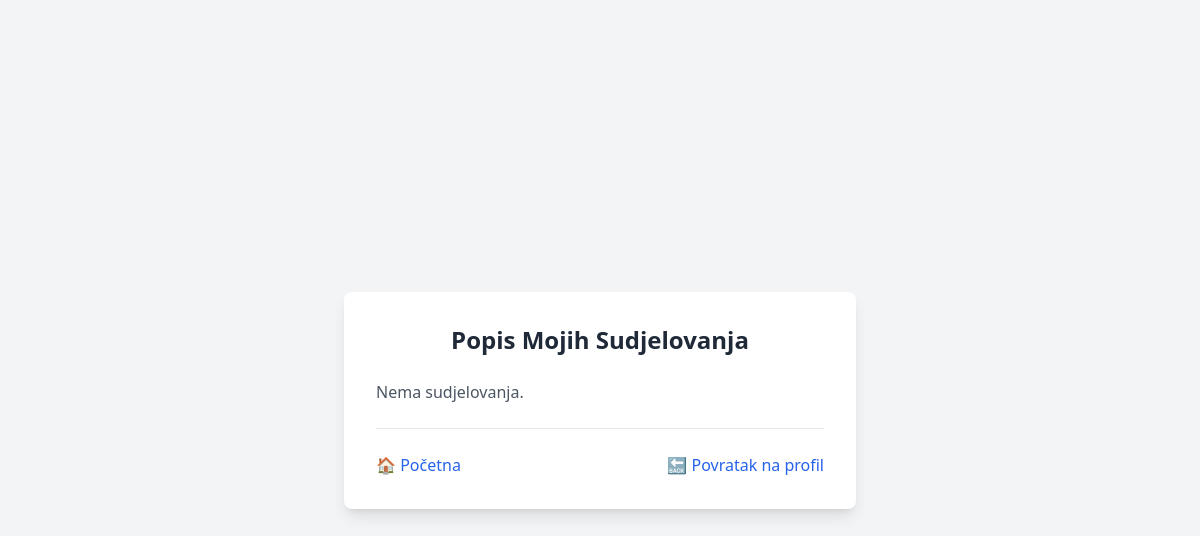
The page /participations/ (signed in) on the database as committed earlier.
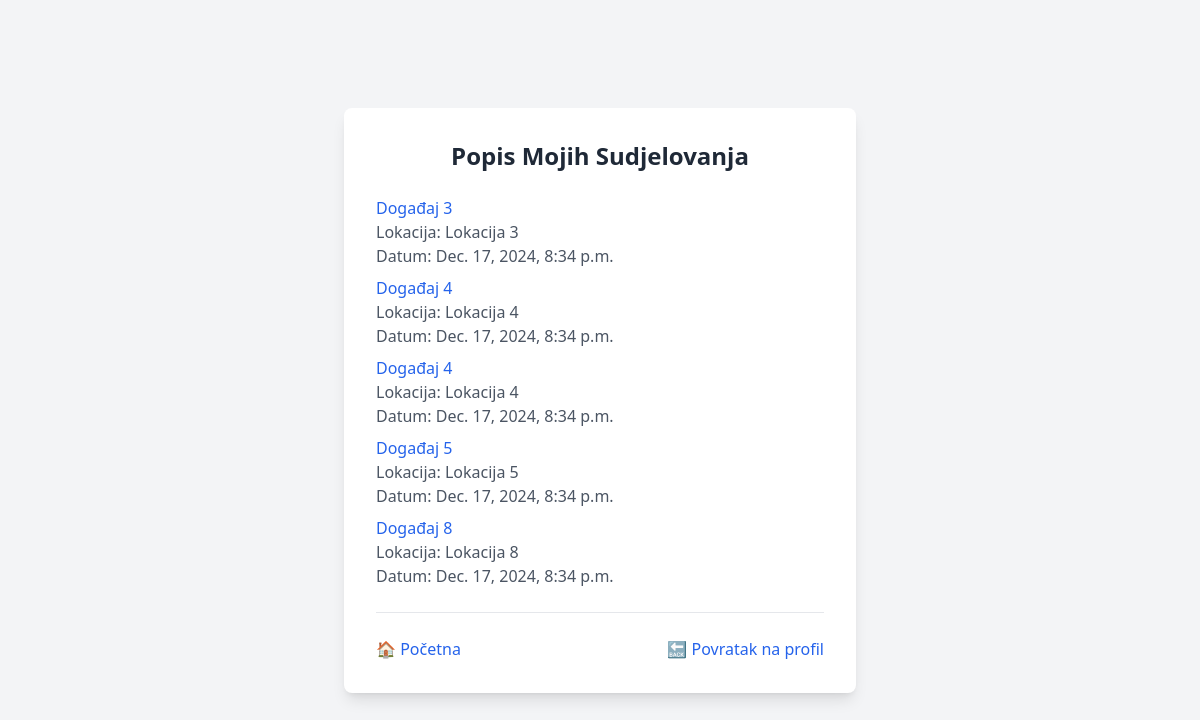
The same page on the database as committed later.
### main/models.py (models this page shows, shortened)
class Participation(models.Model):
    event = models.ForeignKey(Event, on_delete=models.CASCADE, related_name='participants')
    participant = models.ForeignKey(User, on_delete=models.CASCADE, related_name='participations')
    date_joined = models.DateTimeField(auto_now_add=True)
    class Meta:
        default_permissions = ()
        permissions = [
            ("add_participation", "Can add participation"),
            ("view_participation", "Can view participation"),
        ]

class Event(models.Model):
    title = models.CharField(max_length=200)
    description = models.TextField()
    date = models.DateTimeField()
    location = models.CharField(max_length=255)
    organizer = models.ForeignKey(User, on_delete=models.CASCADE)
    created_at = models.DateTimeField(auto_now_add=True)
    updated_at = models.DateTimeField(auto_now=True)
    class Meta:
        default_permissions = ()
        permissions = [
            ("add_event", "Can add event"),
            ("view_event", "Can view event"),
            ("register_event", "Can register for event"),
            ("comment_event", "Can comment on event"),
        ]

### main/views.py (the view)
# urls.py: path('participations/', ParticipationListView.as_view(), name='participation_list'),
class ParticipationListView(LoginRequiredMixin, ListView):
    model = Participation
    template_name = 'main/ListView/participation_list.html'
    context_object_name = 'participations'
    def get_queryset(self):
        queryset = Participation.objects.filter(participant=self.request.user)
        organizer = self.request.GET.get('user')
        if organizer:
            queryset = queryset.filter(event__organizer__username__icontains=organizer)
        query = self.request.GET.get('q')
        if query:
            queryset = queryset.filter(event__title__icontains=query)
        return queryset

### templates/main/ListView/participation_list.html (shortened to what this page needs)
<!DOCTYPE html>
<html lang="en">
<head>
    <script src="https://cdn.tailwindcss.com"></script>
</head>
<body class="flex items-center justify-center min-h-screen bg-gray-100">
    <div class="bg-white p-8 rounded-lg shadow-lg w-full max-w-lg">
        <h1 class="text-2xl font-semibold text-gray-800 text-center">Popis Mojih Sudjelovanja</h1>
        <ul class="mt-6 space-y-2">
            {% for participation in participations %}
                <li>
                    <a href="{% url 'main:event_detail' participation.event.pk %}" class="text-blue-600 hover:underline">
                        {{ participation.event.title }}
                    </a>
                    <p class="text-gray-600">Lokacija: {{ participation.event.location }}</p>
                    <p class="text-gray-600">Datum: {{ participation.event.date }}</p>
                </li>
            {% empty %}
                <li class="text-gray-600">Nema sudjelovanja.</li>
            {% endfor %}
        </ul>
        <hr class="my-6">
        <div class="mt-6 flex justify-between">
            <a href="{% url 'main:home' %}" class="text-blue-600 hover:underline">🏠 Početna</a>
            <a href="{% url 'main:user_detail' user.id %}" class="text-blue-600 hover:underline">🔙 Povratak na profil</a>
        </div>
    </div>
</body>
</html>

Rows that differ between the two databases and show on the page:
added Participation: event "Događaj 3", event.location "Lokacija 3", event "Dec. 17, 2024, 8:34 p.m."
added Participation: event "Događaj 4", event.location "Lokacija 4", event "Dec. 17, 2024, 8:34 p.m."
added Participation: event "Događaj 4", event.location "Lokacija 4", event "Dec. 17, 2024, 8:34 p.m."
added Participation: event "Događaj 5", event.location "Lokacija 5", event "Dec. 17, 2024, 8:34 p.m."
added Participation: event "Događaj 8", event.location "Lokacija 8", event "Dec. 17, 2024, 8:34 p.m."
Other text that changed with them:
text no longer shown: "Nema sudjelovanja."
